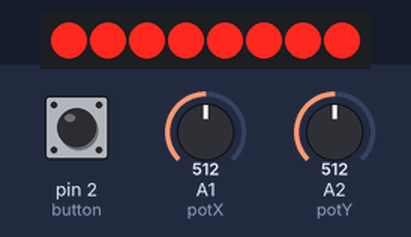
Simulated run of this sketch. Board: Arduino Uno, built with avr-gcc and run on an emulated ATmega328P. Parts: 8 shift-register outputs drawn as a row of LEDs (first output left, lit = HIGH). Wiring (inferred from the names in the program): shift register (74HC595): data pin 10; shift clock pin 11; latch pin 4. Wiring (inferred from the signals the program sends): row of LEDs: on Q0, Q1, Q2, Q3, Q4, Q5, Q6, Q7. Inputs (shaded band) come from the test bench; at power-on: pin 2 (button) LOW, A1 (potX) = 512, A2 (potY) = 512. Random numbers use the default seed unless the sketch sets one.

Above: at 1.2 s.
1.3 s: pin 2 (button) pulled HIGH for 0.15 s
4.4 s: pin 2 (button) pulled HIGH for 1 s
At 5.2 s:
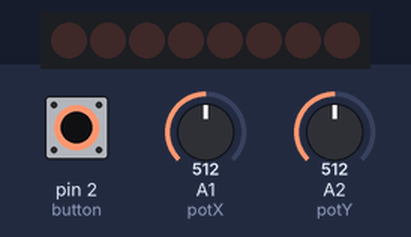
11.4 s: pin 2 (button) pulled HIGH for 0.15 s
At 13.66 s:
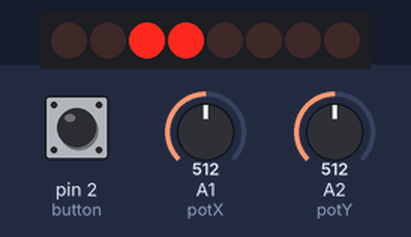
Timing chart, 0 to 14.1 s (numbered marks = the images above; inputs shaded):
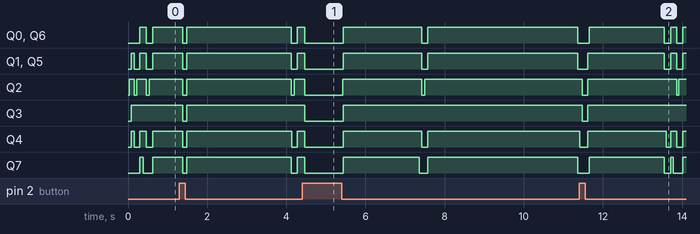

The sketch:

shiftCode.ino
```cpp
#define latchVcc 4
#define latchGnd 3
#define clockPin 11
#define dataPin 10

#define button 2
#define potX A1
#define potY A2


uint16_t potYVal;
uint16_t potXVal;
uint32_t oldTimeInt;
bool buttonPress;

const uint8_t aniLen = 99;

uint16_t animationArr[aniLen][3]{
    {3,3,200},
    {3,4,1000},
    {2,4,500},
    {1,5,100},
    {2,4,400},
    {3,3,50},
    {3,2,50},
    {4,1,4000},
    {5,1,500},
    {4,2,500},
    {3,3, 100},
    {4,3,200},
    {5,3,500},
    {6,3,400},
    {6,4,500},
    {5,3,100},
    {4,3,200},
    {3,3,100},
    {3,4,100},
    {2,3,240},
    {1,2,500},
    {0,2,200},
    {0,3, 100},
    {0,4,500},
    {0,5,100},
    {0,6,500},
    {1,6,100},
    {2,6,50},
    {3,5,100},
    {4,4, 600},
    {5,4,1000},
    {5,3,200},
    {4,2,700},
    {3,2,250},
    {2,1,300},
    {2,2,100},
    {3,3,400},
    {4,4,300},
    {5,5,200},
    {6,5,100},
    {6,4,1000},
    {6,5,800},
    {6,6,200},
    {6,5,460},
    {6,4,900},
    {6,3,600},
    {6,2,300},
    {5,3,100},
    {4,4,234},
    {3,5,1000},
    {2,5,600},
    {2,6,350},
    {1,6,100},
    {1,5,600},
    {1,4,400},
    {1,3,200},
    {0,2,400},
    {1,3,200},
    {2,4,600},
    {2,5,100},
    {4,6,400},
    {5,6,4000},
    {6,5,150},
    {5,4,500},
    {4,4,340},
    {3,3,250},
    {2,3,600},
    {3,3,400},
    {3,2,1000},
    {3,1,230},
    {3,2,1000},
    {3,3,500},
    {4,2,500},
    {5,1,100},
    {5,0,1000},
    {4,0,600},
    {3,1,500},
    {2,1,100},
    {1,2,100},
    {1,1,100},
    {0,2,60},
    {1,2,100},
    {1,3,400},
    {1,4,500},
    {2,5,600},
    {2,6,30},
    {3,6,50},
    {4,6,500},
    {5,6,100},
    {4,6,1000},
    {3,6,1000},
    {2,6,100},
    {3,5,100},
    {3,4,1000},
    {3,3,50},
    {4,2,400},
    {5,3,230},
    {4,3,1000},
    {3,3,1000}
};

bool defaultEyeArr[8][8] = {
  {0, 0, 1, 1, 1, 1, 0, 0},
  {0, 1, 1, 1, 1, 1, 1, 0},
  {1, 1, 1, 1, 1, 1, 1, 1},
  {1, 1, 1, 1, 1, 1, 1, 1},
  {1, 1, 1, 1, 1, 1, 1, 1},
  {1, 1, 1, 1, 1, 1, 1, 1},
  {0, 1, 1, 1, 1, 1, 1, 0},
  {0, 0, 1, 1, 1, 1, 0, 0}
};

uint8_t oldEyePupil[4][2];

uint8_t eyePupil[4][2] = {
  {3, 3}, {4, 3},
  {3, 4}, {4, 4}
};

void setup() {
  Serial.begin(9600);
  pinMode(latchVcc, OUTPUT);
  pinMode(latchGnd, OUTPUT);
  pinMode(clockPin, OUTPUT);
  pinMode(dataPin, OUTPUT);
  pinMode(potX, INPUT);
  pinMode(potY, INPUT);
  pinMode(button, INPUT);
  digitalWrite(latchVcc, LOW);
  digitalWrite(latchGnd, LOW);

}

bool blinkAllowed = false;
void loop() {
  mapXY();//nolasa džoistika vērtības
  driveSwitch();//uzzīmē aci
  blink();
  if(buttonPress){
      animationDrive();
  }
}

uint16_t animationCounter;
uint32_t animationMillis;
void animationDrive(){
    if(millis()-animationMillis >= animationArr[animationCounter][2]){
        animationMillis = millis();
        potXVal = animationArr[animationCounter][0];
        potYVal = animationArr[animationCounter][1];
        animationCounter ++;
        if(animationCounter >=aniLen){
            animationCounter = 0;
        }
    }
}

uint32_t topBlinkMillis;
uint32_t botBlinkMillis;

uint16_t randomBlinkInt;
uint32_t blinkTimeInt;
uint8_t blinkTime;//mirkšķiena ilgums
uint8_t topPart;//augšējās daļas mirkšķiena ilgums
uint8_t botPart;//apakšējās daļas mirkšķiena ilgums

uint8_t topPartCounter;
uint8_t botPartCounter;

bool blinkEyeArr[8][8];

uint8_t timesToBlink;
uint8_t oldTimesToBlink;
bool blinkDown;
void blink(){//atbilst par mirkšķināšanu
    if(millis()-blinkTimeInt>=randomBlinkInt){//tiek iestatītas miršķināšanas random vērtības'
        randomBlinkInt = random(2000, 4000);
        blinkDown = true;
        topPartCounter = 0;
        botPartCounter = 7;
        blinkAllowed = true;
        blinkTimeInt = millis();
        blinkTime = random(50, 60);
        if(oldTimesToBlink > 1){
            oldTimesToBlink = 0;
        }else {
            timesToBlink = random(1,3);
        }
        for(int i = 0; i<8; i++){
            for(int j = 0; j<8; j++){
                blinkEyeArr[i][j] = defaultEyeArr[i][j];
            }
        }
    }
    if(timesToBlink == 2 && blinkAllowed == false && blinkDown == false){
        oldTimesToBlink = timesToBlink;
        timesToBlink = 0;
        randomBlinkInt = 0;
    }
    if(blinkAllowed == true && millis() - topBlinkMillis>=blinkTime*0.5*0.5*0.10){

        topBlinkMillis = millis();
        if(blinkDown && topPartCounter<=4){
            for(int i = 0; i<8; i++){
                defaultEyeArr[topPartCounter][i] = 0;
            }
            topPartCounter++;
        } else if(!(blinkDown) && topPartCounter>=0){
            for(int i = 0; i<8; i++){
                defaultEyeArr[topPartCounter][i] = blinkEyeArr[topPartCounter][i];
            }
            topPartCounter--;
        }
    }
    if (blinkAllowed == true && millis() - botBlinkMillis>=blinkTime*0.5*0.5*0.25){
        botBlinkMillis = millis();
        if(blinkDown && botPartCounter>=5){
            for(int i = 0; i<8; i++){
                defaultEyeArr[botPartCounter][i] = 0;
            }
            botPartCounter--;
        } else if(!(blinkDown) && botPartCounter<=7){
            for(int i = 0; i<8; i++){
                defaultEyeArr[botPartCounter][i] = blinkEyeArr[botPartCounter][i];
            }
            botPartCounter++;
        }
    }
    if (botPartCounter == 4 && topPartCounter == 5 && blinkAllowed == true){
        blinkDown = false;
    }
    if(blinkDown == false && botPartCounter >= 7 && topPartCounter <= 0){
        blinkAllowed = false;
    }

}


void setPupilInArr(){//iestata masīvā zīlītes vērtības

    if (defaultEyeArr[potXVal][potYVal] == true/*salīdzina ar pilno aci*/ && millis() - oldTimeInt > 75 /*debounce daļa*/ ) {
     eyePupil[0][0] = potXVal;
     eyePupil[0][1] = potYVal;
     eyePupil[1][0] = potXVal+1;
     eyePupil[1][1] = potYVal;
     eyePupil[2][0] = potXVal;
     eyePupil[2][1] = potYVal+1;
     eyePupil[3][0] = potXVal+1;
     eyePupil[3][1] = potYVal+1;
     }

     for(int i = 0; i<8; i++){
         for(int j = 0; j<8; j++){
            defaultEyeArr[i][j] = 1;
         }
     }
     for(int i =0; i<4; i++){
         defaultEyeArr[eyePupil[i][0]][eyePupil[i][1]] = 0;
     }


}


void mapXY() {//nolasa vērtības un tās pieregulē
  if (!(map(analogRead(potX), 0, 1023, 0, 7) == 0 && map(analogRead(potY), 0, 1023, 0, 7) == 0 || map(analogRead(potX), 0, 1023, 0, 7) == 6 && map(analogRead(potY), 0, 1023, 0, 7) == 0 || map(analogRead(potX), 0, 1023, 0, 7) == 0 && map(analogRead(potY), 0, 1023, 0, 7) == 6 || map(analogRead(potX), 0, 1023, 0, 7) == 6 && map(analogRead(potY), 0, 1023, 0, 7) == 6)) { //tiek pārbaudīts vai vērtību drīkst setot un vai acs zīlīte vsp neizies ārā
    if(!(buttonPress)){
        potXVal = map(analogRead(potX), 0, 1023, 0, 7);
        potYVal = map(analogRead(potY), 0, 1023, 0, 7);
    }
    if(blinkAllowed == false){
        setPupilInArr();
    }
  }
  if(digitalRead(button) == HIGH && buttonPress == true){
      while(digitalRead(button));
      buttonPress= false;
  } else if(digitalRead(button) == HIGH && buttonPress == false){
      while(digitalRead(button));
      buttonPress = true;
  }

}

void driveSwitch() {//tin uz priekšu abus draiverus lediem
  for (uint8_t i = 0; i < 8; i++) {
    for (uint8_t j = 0 ; j < 8; j++) {
      latch(i, j);
    }
  }
}

void latch(uint8_t x, uint8_t y) {//uzzīmē aci atbilstoši defaultEyeArr
  uint8_t valueToSend = 0;
  bitWrite(valueToSend, x, defaultEyeArr[x][y]);
  shiftOut(dataPin, clockPin, LSBFIRST, valueToSend);
  digitalWrite(latchVcc, HIGH);
  digitalWrite(latchVcc, LOW);

  valueToSend = 0;
  bitWrite(valueToSend, y, defaultEyeArr[x][y]);
  shiftOut(dataPin, clockPin, LSBFIRST, (uint8_t)~valueToSend);
  digitalWrite(latchGnd, HIGH);
  digitalWrite(latchGnd, LOW);

  shiftOut(dataPin, clockPin, LSBFIRST, 255);
  digitalWrite(latchGnd, HIGH);
  digitalWrite(latchGnd, LOW);

  shiftOut(dataPin, clockPin, LSBFIRST, 0);
  digitalWrite(latchVcc, HIGH);
  digitalWrite(latchVcc, LOW);
}
```
